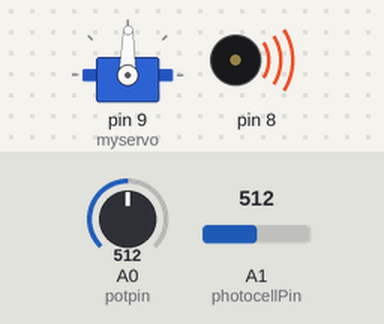
Simulated run of this sketch. Board: Arduino Uno, built with avr-gcc and run on an emulated ATmega328P. Parts: servo, buzzer (waves = sounding). The test bench sets the inputs (shaded band); at power-on: A0 (potpin) = 512, A1 (photocellPin) = 512.

Above: at 1.2 s.
1.3 s: A0 (potpin) set to 716
At 2.5 s:
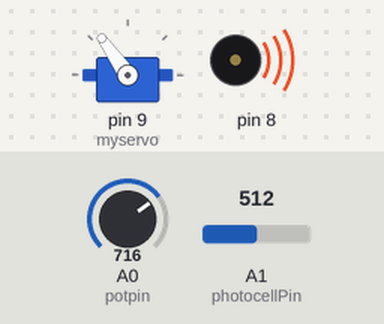
2.8 s: A0 (potpin) set to 900
At 3.7 s:
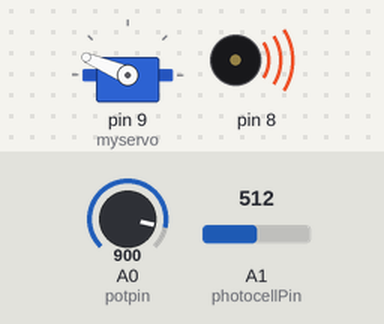
4.3 s: A0 (potpin) set to 1023
At 4.8 s:
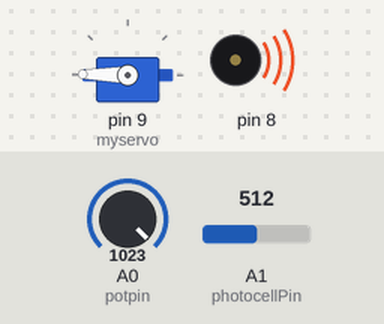
5.8 s: A0 (potpin) set to 306
At 7.0 s:
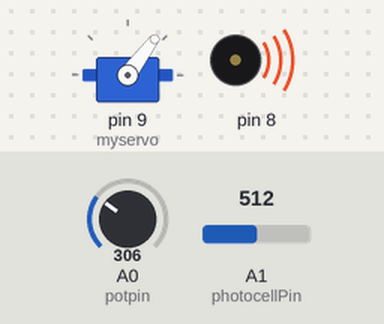
7.3 s: A0 (potpin) set to 122
At 8.3 s:
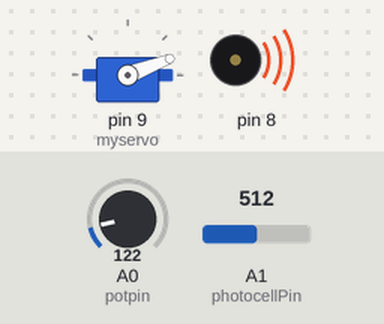
8.8 s: A0 (potpin) set to 511
At 9.4 s:
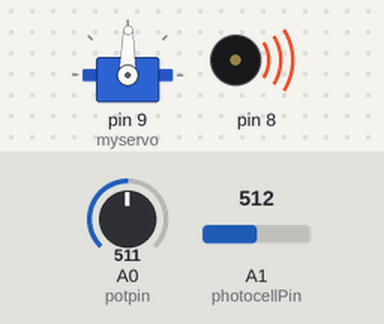
Timing chart, 0 to 11.3 s (numbered marks = the images above; inputs shaded):
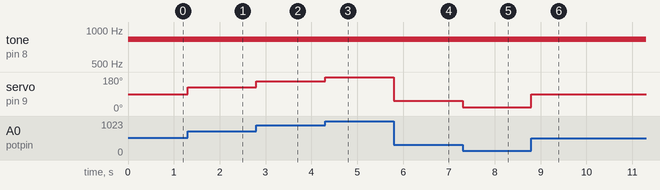

The sketch:

Instrument.ino
```cpp
#include <Servo.h>

Servo myservo;

int potpin = 0;
int potReading;
int photocellPin = 1;
int photocellReading;

void setup()
{
  myservo.attach(9);
}

void loop()
{
  potReading = analogRead(potpin);
  potReading = map(potReading, 0, 1023, 0, 179);
  myservo.write(potReading);
  photocellReading = analogRead(photocellPin);

  int thisPitch = map(photocellReading, 1, 1000, 120, 1500);
  tone(8, thisPitch, 10);
  delay(1);
}
```

Measured:
- after the input at 1.3 s, servo on pin 9 (myservo): 89° → 125° at once
- after the input at 2.8 s, servo on pin 9 (myservo): 125° → 157° at once
- after the input at 4.3 s, servo on pin 9 (myservo): 157° → 179° at once
- after the input at 5.8 s, servo on pin 9 (myservo): 179° → 53° at once
- after the input at 7.3 s, servo on pin 9 (myservo): 53° → 21° at once
- after the input at 8.8 s, servo on pin 9 (myservo): 21° → 89° at once
